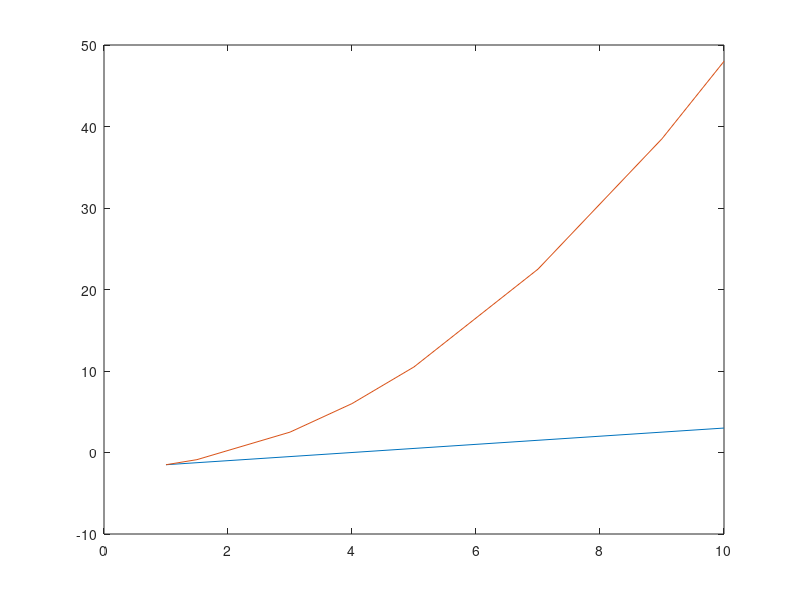

The MATLAB script that drew this image: (Note: this script raises an error after producing the figure.)

% HW1
% Kippeum Lee

%% Q1

X = [1,1.5,3,4,5,7,9,10]; % Much Faster X = [1, 1.5, 3:5, 7, 9, 10];
X

% generate Y1 and Y2
Y1 = -2 + 0.5*X;
Y2 = -2 + 0.5*(X.^2);
Y1
Y2

% plot Y1 and Y2 against X
figure
plot(X,Y1,X,Y2)

%% Q2

% generate X
X = linspace(-10,20,200)';
X

% sum of X
sum = sum(X);
sum

%% Q3

A = [ 2 4 6 ; 1 7 5 ; 3 12 4 ];
b = [ -2 3 10 ]';

C = A'*b; 
D = (A'*A)\b;
C
D

% Better to do: E = sum(b?*A)
E = 0;
for i = 1:3
    for j = 1:3
        E = E + A(i,j)*b(i,1)
    end
end
E

F = A;
F(2,:) = [];
F(:,3) = [];
F

% Simpler F = A([1 ,3] ,1:2)

x = A\b;
x

%% Q4

B = blkdiag(A,A,A,A,A);
B

%% 05

G = normrnd(10,5,[5,3]);
A = G;
A

% Do this: A = A>=10
for i = 1:5
    for j = 1:3
        if A(i,j) < 10 
            A(i,j) = 0
        else
            A(i,j) = 1
        end
    end
end
A

%% Q6

% I imported the datahw1.csv with the name datahw1. I deleted 3
% observations which have blank in their data set. Thus, the size of
% imported data set is 4389

% Your approach implictly assumes that there are no NaNs in the data:
% Consider following the procedure used in the answer key.

n = 4389;
id = datahw1(:,1);
year = datahw1(:,2);
export = datahw1(:,3);
rd = datahw1(:,4);
prod = datahw1(:,5);
cap = datahw1(:,6);

y = prod;
one = ones(n,1);
X = [ one export rd cap ];
k = 4;

% OLS estimator
b = (X'*X)\(X'*y);
b

% standard errors
res = y - X*b; % estimate residuals
res2 = res.^2;
cov = (X'*X)\(X'*res2)*(X'*res2)'/(X'*X); % covariance matrix
stderror = diag(cov); % standard errors
tvalue = b./sqrt(stderror); % t values
stderror

